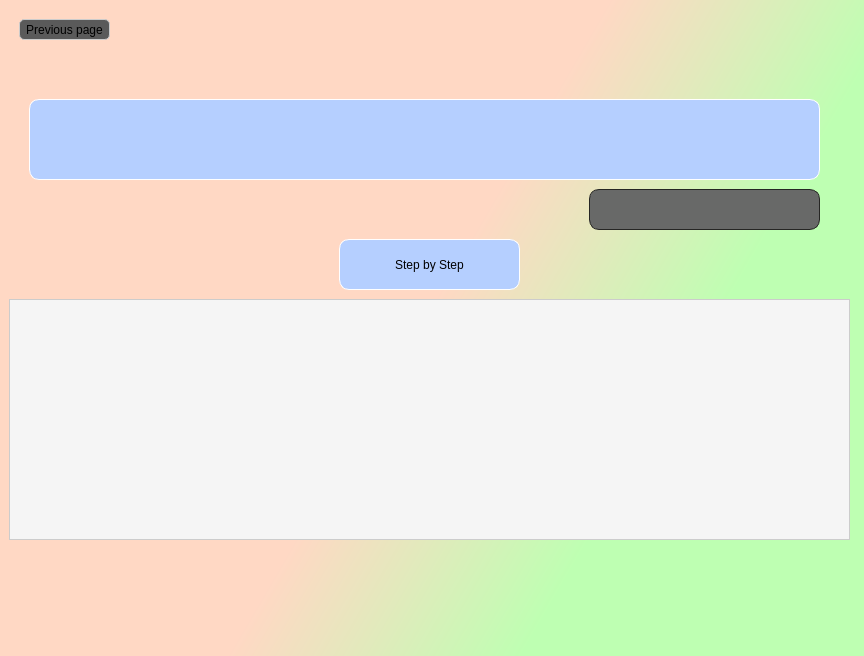
<?xml version="1.0" encoding="UTF-8"?>
<ui version="4.0">
 <class>dialog</class>
 <widget class="QDialog" name="dialog">
  <property name="geometry">
   <rect>
    <x>0</x>
    <y>0</y>
    <width>864</width>
    <height>656</height>
   </rect>
  </property>
  <property name="windowTitle">
   <string>Dialog</string>
  </property>
  <widget class="QWidget" name="backGround" native="true">
   <property name="geometry">
    <rect>
     <x>-1</x>
     <y>-1</y>
     <width>871</width>
     <height>661</height>
    </rect>
   </property>
   <property name="styleSheet">
    <string notr="true">#backGround{
background-color:qlineargradient(spread:pad, x1:0.125, y1:0.238636, x2:1, y2:0.625, stop:0.448864 rgba(255, 216, 196, 255), stop:0.772727 rgba(190, 255, 178, 255));
}</string>
   </property>
   <widget class="QLabel" name="outputLabel">
    <property name="geometry">
     <rect>
      <x>30</x>
      <y>100</y>
      <width>791</width>
      <height>81</height>
     </rect>
    </property>
    <property name="styleSheet">
     <string notr="true">border: 1.3px solid rgb(255, 255, 255); 
font: 20pt &quot;Arial&quot;;
background-color:rgb(181, 207, 255);
border-radius:10px;
</string>
    </property>
    <property name="text">
     <string/>
    </property>
    <property name="alignment">
     <set>Qt::AlignCenter</set>
    </property>
   </widget>
   <widget class="QPushButton" name="previousButton">
    <property name="geometry">
     <rect>
      <x>20</x>
      <y>20</y>
      <width>91</width>
      <height>21</height>
     </rect>
    </property>
    <property name="cursor">
     <cursorShape>PointingHandCursor</cursorShape>
    </property>
    <property name="styleSheet">
     <string notr="true">#previousButton{
	border: 1.3px solid #ccc;
	border-radius:5px; 
	font: 9pt &quot;MS Shell Dlg 2&quot;;
	
	background-color: rgb(90, 90, 90);
}

#previousButton:hover{
	background-color:#584082;
}
</string>
    </property>
    <property name="text">
     <string>Previous page</string>
    </property>
    <property name="icon">
     <iconset>
      <normaloff>../pictures/backArrow.png</normaloff>../pictures/backArrow.png</iconset>
    </property>
   </widget>
   <widget class="QLabel" name="label_4">
    <property name="geometry">
     <rect>
      <x>340</x>
      <y>240</y>
      <width>181</width>
      <height>51</height>
     </rect>
    </property>
    <property name="styleSheet">
     <string notr="true">border: 1.3px solid rgb(255, 255, 255); 
font: 20pt &quot;Arial&quot;;
background-color:rgb(181, 207, 255);
border-radius:10px;
</string>
    </property>
    <property name="text">
     <string>Step by Step</string>
    </property>
    <property name="alignment">
     <set>Qt::AlignCenter</set>
    </property>
   </widget>
   <widget class="QTableWidget" name="tableWidget">
    <property name="geometry">
     <rect>
      <x>10</x>
      <y>300</y>
      <width>841</width>
      <height>241</height>
     </rect>
    </property>
    <property name="styleSheet">
     <string notr="true"> QTableWidget {
                background-color: #f5f5f5;
                alternate-background-color: #e0e0e0;
                selection-background-color: #0078d7;
                selection-color: white;
                border: 1px solid #ccc;
            }

            QTableWidget QHeaderView::section {
                background-color: #0078d7;
                color: white;
                padding: 4px;
                border: 1px solid #ccc;
            }

            QTableWidget::item:selected {
                background-color: #0078d7;
                color: white;
            }</string>
    </property>
   </widget>
   <widget class="QLabel" name="timerLabel">
    <property name="geometry">
     <rect>
      <x>590</x>
      <y>190</y>
      <width>231</width>
      <height>41</height>
     </rect>
    </property>
    <property name="styleSheet">
     <string notr="true">border: 1.3px solid #262624; 
font: bold 9pt &quot;Arial&quot;;
background-color:#686968;
border-radius:10px;
</string>
    </property>
    <property name="text">
     <string/>
    </property>
    <property name="alignment">
     <set>Qt::AlignCenter</set>
    </property>
   </widget>
  </widget>
 </widget>
 <resources/>
 <connections/>
</ui>
